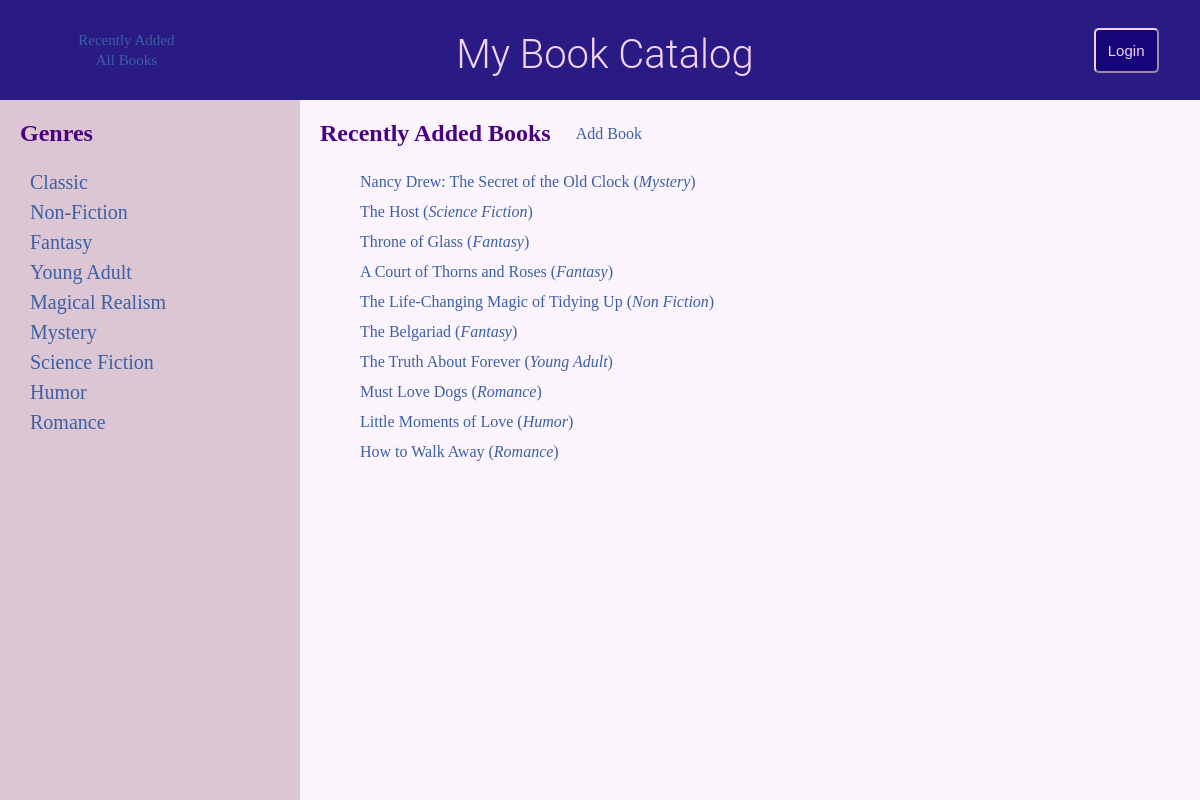
The page /recent/ on the database its author committed.
### database_setup.py (models this page shows, shortened)
class Book(Base):
    __tablename__ = 'book'
    id = Column(Integer, primary_key=True)
    title = Column(String(250), nullable=False)
    urlSafeTitle = Column(String(250))
    author = Column(String(250))
    description = Column(String(500))
    genre = Column(String(250))
    user_id = Column(Integer, ForeignKey('user.id'))
    user = relationship(User)

### application.py (the view)
@app.route('/')
@app.route('/recent/')
def showRecentBooks():
    recentBooks = session.query(Book).order_by(desc(Book.id)).limit(10).all()
    return render_template('listBooks.html', book_type='Recently Added',
                           books=recentBooks)

### templates/listBooks.html
{% extends "main.html" %}
{% block content %}
{% include "header.html" %}
<div class="main-and-sidebar-wrapper">
	<aside class="sidebar">
		<div class="genres">
			{% include "genres.html" %}
		</div>
	</aside>
	<section class="main">
		<div class="page-headers">
			<h2 class="book-header">{{book_type}} Books</h2>
			<a class="add-book-link" href="{{url_for('addBook')}}">Add Book</a>
		</div>
		<ul class="books-list">
			{% for book in books %}
				<li><a href="{{url_for('showBookInfo', book_title = book.urlSafeTitle, book_id = book.id)}}">
					{{book.title}}
					{% if book_type == "Recently Added" %}
						(<em>{{book.genre.replace( '-', ' ' ).title()}}</em>)
					{% endif %}
				</a></li>
			{% endfor %}
		</ul>
	</section>
</div>
{% endblock %}

### templates/main.html (shortened to what this page needs)
<!DOCTYPE html>
<html lang="en">
	<head>
		<link rel=stylesheet type=text/css href="{{ url_for('static', filename='styles.css') }}">
	</head>
	<body>
		<div class="container">
			{% block content %}
			{% endblock %}
		</div>
	</body>
</html>

### templates/header.html (shortened to what this page needs)
<header>
	<nav>
		<li class="links"><a href="{{url_for('showRecentBooks')}}">Recently Added</a></li>
		<li class="links"><a href="{{url_for('showAllBooks')}}">All Books</a></li>
	</nav>
	<h1 class="page-title">My Book Catalog</h1>
	<div class="login-button-area">
		{% if 'username' not in session %}
			<a class="login" href = "{{url_for('showLogin')}}">
				<Button class="login-button">Login</Button>
			</a>
		{% else %}
			<a class="login" href = "{{url_for('disconnect')}}">
				<Button class="login-button">Logout</Button>
			</a>
		{% endif %}
	</div>
</header>

### templates/genres.html
<h2 class="genre-title">Genres</h2>
<ul class="genres-list">
	<li class='genre'><a href="{{url_for('showGenreBooks', book_genre = 'classic')}}">Classic</a></li>
	<li class='genre'><a href="{{url_for('showGenreBooks', book_genre = 'non-fiction')}}">Non-Fiction</a></li>
	<li class='genre'><a href="{{url_for('showGenreBooks', book_genre = 'fantasy')}}">Fantasy</a></li>
	<li class='genre'><a href="{{url_for('showGenreBooks', book_genre = 'young-adult')}}">Young Adult</a></li>
	<li class='genre'><a href="{{url_for('showGenreBooks', book_genre = 'magical-realism')}}">Magical Realism</a></li>
	<li class='genre'><a href="{{url_for('showGenreBooks', book_genre = 'mystery')}}">Mystery</a></li>
	<li class='genre'><a href="{{url_for('showGenreBooks', book_genre = 'science-fiction')}}">Science Fiction</a></li>
	<li class='genre'><a href="{{url_for('showGenreBooks', book_genre = 'humor')}}">Humor</a></li>
	<li class='genre'><a href="{{url_for('showGenreBooks', book_genre = 'romance')}}">Romance</a></li>
</ul>

### static/styles.css (style rules this page uses)
a { color: #3b60a5; text-decoration: none; }
button { color: #F0D3F7; background-color: #150578; border-radius: 5px; }
html { box-sizing: border-box; }
*, *::before, *::after { box-sizing: inherit; }
body, html { height: 100%; width: 100%; margin: 0; padding: 0; }
body { font-family: Arial Rounded MT Bold; margin-left: auto; margin-right: auto; background-color: #fbf4fc; }
.container { display: flex; flex-direction: column; }
header { display: flex; flex-direction: row; height: 100px; background-color: #2a1b84; }
header nav { width: 10%; list-style: none; margin-top: auto; margin-bottom: auto; margin-left: 20px; text-align: center; font-size: 18.5px; line-height: 25px; }
.page-title { width: 70%; font-family: "Helvetica Neue Light", Roboto, Helvetica, Arial, sans-serif; font-size: 50px; font-weight: bold; color: #F0D3F7; line-height: 70px; font-weight: 300; margin-top: 20px; margin-bottom: 20px; text-align: center; }
.login-button-area { width: 10%; margin-top: auto; margin-bottom: auto; }
.login-button { width: 80px; font-size: 20px; color: #F0d3F7; background-color: #150578; border-color: #F0d3F7; height: 50px; margin-top: auto; margin-bottom: auto; padding: 0; }
.main-and-sidebar-wrapper { display: flex; flex-direction: row; height: 88vh; }
.sidebar { flex: 1; max-width: 300px; padding-left: 20px; background-color: #dcc6d3; }
.genre-title { color: #4B0082; }
.genres-list { list-style: none; padding-left: 10px; font-size: 20px; line-height: 30px; }
.main { flex: 3; padding-left: 20px; }
.page-headers { display: flex; flex-direction: row; }
.add-book-link { margin-left: 25px; margin-top: 25px; }
.book-header { color: #4B0082; }
.books-list { list-style: none; line-height: 30px; margin-top: 0; }
@media (max-width: 1570px) { header { height: 100px; } }
@media (max-width: 1570px) { header nav { font-size: 15px; line-height: 20px; } }
@media (max-width: 1570px) { .page-title { font-size: 40px; line-height: 70px; } }
@media (max-width: 1570px) { .login-button { width: 65px; font-size: 15px; height: 45px; margin-right: 30px; } }
@media (max-width: 1350px) { header nav { width: 20%; } }

### rows shown on the page
Book: title "Nancy Drew: The Secret of the Old Clock", genre.replace "Mystery"
Book: title "The Host", genre.replace "Science Fiction"
Book: title "Throne of Glass", genre.replace "Fantasy"
Book: title "A Court of Thorns and Roses", genre.replace "Fantasy"
Book: title "The Life-Changing Magic of Tidying Up", genre.replace "Non Fiction"
Book: title "The Belgariad", genre.replace "Fantasy"
Book: title "The Truth About Forever", genre.replace "Young Adult"
Book: title "Must Love Dogs", genre.replace "Romance"
Book: title "Little Moments of Love", genre.replace "Humor"
Book: title "How to Walk Away", genre.replace "Romance"

### other values the page prints
{{ book_type }} "Recently Added"
